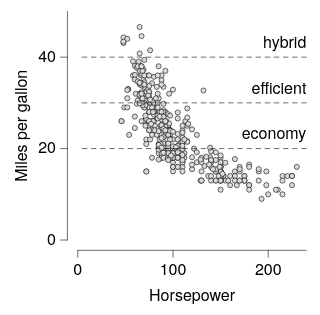

Write the Vega-Lite specification saved for this chart.
### Vega-Lite specification from a JSON file in a GitHub repository (floating-point values rounded to 4 significant figures; data arrays with more than 128 entries replaced by an {"elided": "..."} marker saying what was removed)
{"background": null, "config": {"arc": {"fill": "#DBDBDB", "fillOpacity": 1.0, "innerRadius": 25.0, "padAngle": 0.03, "stroke": "black", "strokeOpacity": 1, "strokeWidth": 0.25}, "area": {"fill": "#DBDBDB", "fillOpacity": 1.0, "stroke": "black", "strokeOpacity": 1, "strokeWidth": 0.25}, "axis": {"domain": true, "domainCap": "round", "domainColor": "black", "domainWidth": 0.25, "grid": false, "gridCap": "round", "gridColor": "#F1F1F1", "gridDash": [0, 0], "gridOpacity": 1.0, "gridWidth": 0.25, "labelColor": "black", "labelFont": "HelveticaNeue", "labelFontSize": 7, "labelFontStyle": "normal", "labelFontWeight": 400, "offset": 4.5, "ticks": true, "tickCap": "round", "tickColor": "black", "tickRound": false, "tickSize": 3, "tickWidth": 0.25, "titleColor": "black", "titleFont": "HelveticaNeue", "titleFontSize": 7, "titleFontStyle": "normal", "titleFontWeight": 400}, "axisX": {"domain": true, "labelAlign": "center", "labelAngle": 0, "labels": true, "ticks": true, "translate": 0}, "axisY": {"domain": true, "labelAlign": "right", "labelAngle": 0, "labels": true, "ticks": true, "translate": 0}, "axisRight": {"domain": true, "labelAlign": "left", "labelAngle": 0, "labels": true, "ticks": true, "translate": 0}, "axisTop": {"domain": true, "labelAlign": "center", "labelAngle": 0, "labels": true, "ticks": true, "translate": 0}, "axisBand": {"tickOffset": 0}, "bar": {"fill": "#DBDBDB", "fillOpacity": 1.0, "stroke": "black", "strokeOpacity": 1, "strokeWidth": 0.25}, "boxplot": {"size": 9.0, "ticks": {"cornerRadius": 0.25, "fill": "black", "size": 4.5, "thickness": 0.25}, "box": {"fillOpacity": 1.0, "stroke": "black", "strokeOpacity": 1, "strokeWidth": 0.25}, "median": {"fill": "black", "fillOpacity": 1.0, "size": 9.0, "thickness": 0.25}, "rule": {"fill": "black", "fillOpacity": 1.0, "size": 10.0, "stroke": "black", "strokeDash": [0, 0], "strokeOpacity": 1, "strokeWidth": 0.25}, "outliers": {"color": "black", "fill": "black", "fillOpacity": 1.0, "size": 0, "stroke": "black", "strokeOpacity": 1, "strokeWidth": 0.25}}, "circle": {"fill": "black", "fillOpacity": 1.0, "size": 0.5, "stroke": null, "strokeOpacity": 1, "strokeWidth": 0.25}, "errorband": {"band": {"fillOpacity": 0.6, "stroke": null, "strokeWidth": 0.25, "strokeOpacity": 1}, "borders": {"opacity": 0, "strokeOpacity": 0.25, "strokeWidth": 1}}, "errorbar": {"opacity": 1, "rule": {"strokeDash": [0, 0], "strokeWidth": 0.25}, "ticks": {"color": "black", "cornerRadius": 0.125, "opacity": 1, "size": 6.0, "thickness": 0.25}, "thickness": 0.25}, "font": "HelveticaNeue", "geoshape": {"fill": "#DBDBDB", "fillOpacity": 1.0, "stroke": "black", "strokeOpacity": 1, "strokeWidth": 0.25}, "header": {"labelColor": "black", "labelFont": "HelveticaNeue", "labelFontSize": 7, "labelFontStyle": "normal", "labelFontWeight": 400, "titleColor": "black", "titleFont": "HelveticaNeue", "titleFontSize": 7, "titleFontStyle": "normal", "titleFontWeight": 400, "titlePadding": 0}, "legend": {"disable": false, "offset": 4.5, "gradientLength": 50.0, "gradientThickness": 5.0, "gradientOpacity": 1.0, "gradientStrokeColor": "black", "gradientStrokeWidth": 0.25, "labelColor": "black", "labelFont": "HelveticaNeue", "labelFontSize": 7, "labelFontStyle": "normal", "labelFontWeight": 400, "strokeColor": "black", "strokeWidth": 0, "symbolSize": 42, "symbolStrokeColor": "black", "symbolStrokeWidth": 0.25, "titleColor": "black", "titleFont": "HelveticaNeue", "titleFontSize": 7, "titleFontStyle": "normal", "titleFontWeight": 400}, "line": {"color": "black", "stroke": "black", "strokeCap": "round", "strokeDash": [0, 0], "strokeOpacity": 1, "strokeWidth": 0.375}, "point": {"filled": true, "fill": "#DBDBDB", "fillOpacity": 1.0, "size": 5.0, "stroke": "black", "strokeOpacity": 1, "strokeWidth": 0.25}, "range": {"category": ["#C6D9F1", "#F1C9CB", "#FEF0B9", "#CEE37A", "#7AA8E0", "#E589A3", "#FDDD5D", "#68B961", "#4177B1", "#C35082", "#E5C227", "#438156"], "diverging": {"scheme": ["#C35082", "#CE6D94", "#D989A7", "#E2A4BA", "#EABFCE", "#F1DBE2", "#F6F6F6", "#D7E0EB", "#B9CBE0", "#9BB6D5", "#7DA1C9", "#5F8CBD", "#4177B1"]}, "heatmap": {"scheme": ["#DFE9F7", "#C6D9F1", "#ADC8EC", "#94B8E6", "#7AA8E0", "#6097DA", "#4D87CA", "#4177B1", "#386898", "#2F597F", "#264A69", "#1D3A58"]}, "ordinal": {"scheme": ["#F1F1F1", "#DBDBDB", "#C6C6C6", "#B2B2B2", "#9D9D9D", "#898989", "#767676", "#636363", "#515151", "#404040", "#2F2F2F", "#1F1F1F"]}, "ramp": {"scheme": ["#DFE9F7", "#C6D9F1", "#ADC8EC", "#94B8E6", "#7AA8E0", "#6097DA", "#4D87CA", "#4177B1", "#386898", "#2F597F", "#264A69", "#1D3A58"]}}, "rule": {"color": "black", "stroke": "black", "strokeCap": "round", "strokeDash": [2, 2], "strokeOpacity": 1, "strokeWidth": 0.25}, "scale": {"bandPaddingInner": 0.1, "bandPaddingOuter": 0.1, "round": false}, "rect": {"fill": "#DBDBDB", "fillOpacity": 1.0, "stroke": "black", "strokeOpacity": 1, "strokeWidth": 0.25}, "square": {"fill": "#DBDBDB", "fillOpacity": 1.0, "size": 10.0, "stroke": "black", "strokeOpacity": 1, "strokeWidth": 0.25}, "text": {"color": "black", "font": "HelveticaNeue", "fontSize": 7, "fontStyle": "normal", "fontWeight": 400}, "title": {"anchor": "middle", "frame": "group", "color": "black", "font": "HelveticaNeue", "fontSize": 7, "fontStyle": "normal", "fontWeight": 400, "subtitleColor": "black", "subtitleFont": "HelveticaNeue", "subtitleFontSize": "HelveticaNeue", "subtitleFontStyle": "normal", "subtitleFontWeight": 400}, "view": {"continuousWidth": 100, "continuousHeight": 100, "discreteWidth": 100, "discreteHeight": 100, "fill": null, "stroke": null, "strokeWidth": 0.25}}, "layer": [{"data": {"name": "data-7285c4e2e195e5a75737a34913199f5f"}, "mark": {"type": "point"}, "encoding": {"x": {"field": "Horsepower", "type": "quantitative"}, "y": {"field": "Miles_per_Gallon", "title": "Miles per gallon", "type": "quantitative"}}}, {"layer": [{"data": {"values": [{"__dysonsphere__": 1}]}, "mark": {"type": "rule", "opacity": 1.0}, "encoding": {"y": {"datum": 20.0}}}, {"data": {"values": [{"__dysonsphere__": 1}]}, "mark": {"type": "rule", "opacity": 1.0}, "encoding": {"y": {"datum": 30.0}}}, {"data": {"values": [{"__dysonsphere__": 1}]}, "mark": {"type": "rule", "opacity": 1.0}, "encoding": {"y": {"datum": 40.0}}}, {"data": {"values": [{"__dysonsphere__": 1}]}, "mark": {"type": "text", "align": "right", "baseline": "bottom", "dx": 0, "dy": -3, "fontSize": 7}, "encoding": {"text": {"value": "economy"}, "x": {"value": 100}, "y": {"datum": 20.0}}}, {"data": {"values": [{"__dysonsphere__": 1}]}, "mark": {"type": "text", "align": "right", "baseline": "bottom", "dx": 0, "dy": -3, "fontSize": 7}, "encoding": {"text": {"value": "efficient"}, "x": {"value": 100}, "y": {"datum": 30.0}}}, {"data": {"values": [{"__dysonsphere__": 1}]}, "mark": {"type": "text", "align": "right", "baseline": "bottom", "dx": 0, "dy": -3, "fontSize": 7}, "encoding": {"text": {"value": "hybrid"}, "x": {"value": 100}, "y": {"datum": 40.0}}}]}], "$schema": "https://vega.github.io/schema/vega-lite/v6.4.1.json", "datasets": {"data-7285c4e2e195e5a75737a34913199f5f": {"elided": "392 records"}}}
